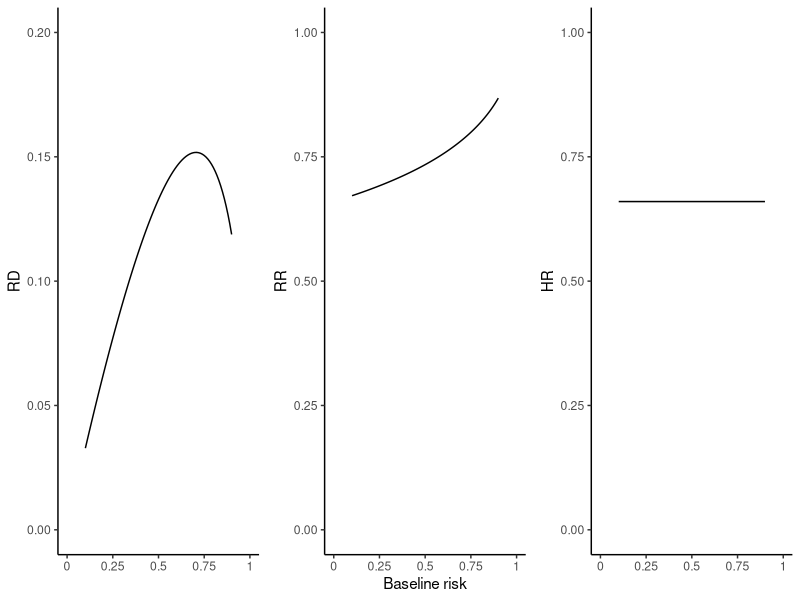

The R source for this figure:
# Load necessary library
library(ggplot2)

# baseline risk
baseline_risk <- seq(0.1, 0.9, by = 0.01)
n <- length(baseline_risk)

# constant HR
HR.CHR <- rep(0.66, n)
RD.CHR <- baseline_risk - 1 + (1- baseline_risk)^HR.CHR
RR.CHR <- (1-(1-baseline_risk)^HR.CHR)/baseline_risk

# add to data frame
data <- data.frame(baseline_risk,
                   RD.CHR, RR.CHR, HR.CHR)

# Plot RD
plot.RD.CHR <- ggplot(data, aes(x = baseline_risk, y = RD.CHR)) +
  geom_line() +
  scale_x_continuous(limits = c(0, 1),
                     breaks = seq(0, 1, by=0.25),
                     labels = seq(0, 1, by=0.25)) +
  ylim(c(0, 0.2)) +
  theme_classic() +
  ylab("RD") +
  xlab("")

# Plot RR
plot.RR.CHR <- ggplot(data, aes(x = baseline_risk, y = RR.CHR)) +
  geom_line() +
  scale_x_continuous(limits = c(0, 1),
                     breaks = seq(0, 1, by=0.25),
                     labels = seq(0, 1, by=0.25)) +
  ylim(c(0, 1)) +
  theme_classic() +
  ylab("RR") +
  xlab("Baseline risk")

# Plot HR
plot.HR.CHR <- ggplot(data, aes(x = baseline_risk, y = HR.CHR)) +
  geom_line() +
  scale_x_continuous(limits = c(0, 1),
                     breaks = seq(0, 1, by=0.25),
                     labels = seq(0, 1, by=0.25)) +
  ylim(c(0, 1)) +
  theme_classic() +
  ylab("HR") +
  xlab("")

# Show the plots
ggsave(file="./Figure 1.png",
       plot=ggpubr::ggarrange(plot.RD.CHR, plot.RR.CHR, plot.HR.CHR,
                              nrow=1, ncol=3),
       width=6, height=2, dpi=300)

